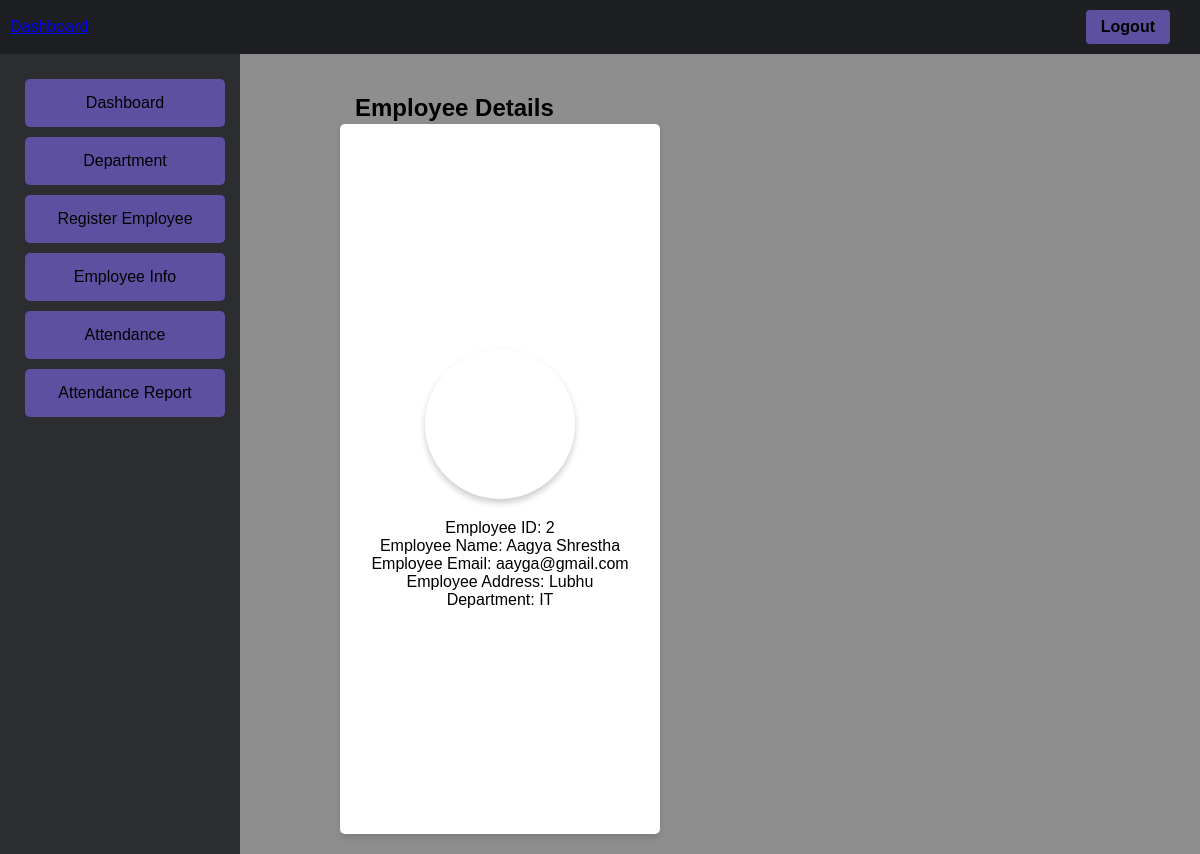
The page /admin/empDetails.php?id=2 (signed in) on the database its author committed.
### tables this page shows
CREATE TABLE `emp_info` (
  `emp_id` int(15) NOT NULL,
  `dept_id` int(15) NOT NULL,
  `atten_id` int(15) NOT NULL,
  `emp_name` varchar(60) NOT NULL,
  `emp_address` varchar(120) NOT NULL,
  `emp_phone` varchar(20) NOT NULL,
  `emp_email` varchar(60) NOT NULL,
  `department` int(15) NOT NULL,
  `qr_code` varchar(255) NOT NULL
);

CREATE TABLE `department` (
  `dept_id` int(15) NOT NULL,
  `dept_name` varchar(60) NOT NULL
);

### admin/empDetails.php (the view, shortened to what this page needs)
<?php
    include "../database/dbconnect.php";
?>
<!DOCTYPE html>
<html>
<head>
    <link rel="stylesheet" type="text/css" href="../style/base.css">
</head>
<body>
<div class="nav">
        <div class="dashboard"><a href="dashboard.php">Dashboard</a></div>
        <div class="logout"><a href="logout.php">Logout</a></div>
    </div>
    <div class="container">
        <div class="side_panel">
            <div class="spanel_button"><a href="dashboard.php">Dashboard</a></div>
            <div class="spanel_button"><a href="department.php">Department</a></div>
            <div class="spanel_button"><a href="empReg.php">Register Employee</a></div>
            <div class="spanel_button"><a href="empInfo.php">Employee Info</a></div>
            <div class="spanel_button"><a href="scan.php">Attendance</a></div>
            <div class="spanel_button"><a href="empAttendance.php">Attendance Report</a></div>
        </div>
        <div class="second">
            <h2 class="utitle"> Employee Details</h2>
                <div class="view-container">
                    <img src="employee-photo.jpg" alt="." class="employee-photo">
                    <div class="employee-info">
                        <?php
                            if (isset($_GET['id'])) {
                                $employee_id = $_GET['id'];
                                $sql = "SELECT * FROM emp_info
                                        JOIN department ON emp_info.dept_id = department.dept_id
                                        WHERE emp_id = $employee_id";
                                $result = mysqli_query($conn, $sql) or die("Query Unsuccessful");
                                if ($result->num_rows > 0) {
                                    $row = $result->fetch_assoc();
                                    echo "Employee ID: " . $row['emp_id'] . "<br>";
                                    echo "Employee Name: " . $row['emp_name'] . "<br>";
                                    echo "Employee Email: " . $row['emp_email'] . "<br>";
                                    echo "Employee Address: " . $row['emp_address'] . "<br>";
                                    echo "Department: " . $row['dept_name'] . "<br>";
                                } else {
                                    echo "<h2>No Record Found</h2>";
                                }
                            } else {
                                echo "<h2>No Employee ID Provided</h2>";
                            }
                        ?>
                    </div>
                </div>
            </div>
        </div>
</body>
</html>

### style/base.css (style rules this page uses)
body { font-family: Arial, sans-serif; margin: 0; padding: 0; display: flex; flex-direction: column; }
.nav { background-color: #1e1f22; padding: 10px; display: flex; align-items: center; justify-content: space-between; }
.container { width: 100vw; height: 100vh; display: flex; flex-direction: row; }
.side_panel { background-color:#2B2D31; width: 200px; padding: 20px; list-style-type: none; text-decoration: none; display: flex; flex-direction: column; align-items: flex-start; justify-content: flex-start; }
.second { flex: 1; background-color:rgb(143, 142, 142); display: flex; flex-wrap: wrap; padding: 20px; }
.spanel_button { margin: 5px; background-color: #5e50a1; border: 1px solid gray; width: 100%; border: none; text-align: center; border-radius: 5px; cursor: pointer; transition: background-color 0.3s; }
.spanel_button a { display: block; color: black; text-decoration: none; font-size: 16px; padding: 10px 15px; margin: 5px; border-radius: 4px; transition: background-color 0.3s ease; }
.logout { background-color: #5e50a1; color: #4ebcfc; padding: 8px 15px; border: none; border-radius: 4px; cursor: pointer; font-weight: bold; transition: background-color 0.3s ease; margin-right: 20px; }
.logout a { color: black; text-decoration: none; }

### admin/empDetails.php (style rules this page uses)
.utitle { position: absolute; margin-left: 95px; }
.view-container { display: flex; flex-direction: column; justify-content: center; margin-left: 80px; width: 280px; height: auto; align-items: center; margin-top: 50px; padding: 20px; background-color: white; border-radius: 5px; box-shadow: 0px 4px 6px rgba(0, 0, 0, 0.1); }
.employee-photo { width: 150px; height: 150px; border-radius: 50%; margin-bottom: 20px; box-shadow: 0px 4px 6px rgba(0, 0, 0, 0.2); }
.employee-info { text-align: center; }

### rows shown on the page
emp_info: emp_id "2", emp_name "Aagya Shrestha", emp_email "aayga@gmail.com", emp_address "Lubhu", dept.dept_name "IT"
